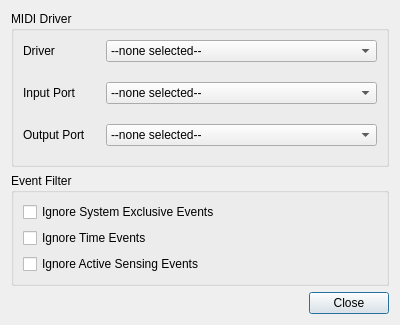
<?xml version="1.0" encoding="UTF-8"?>
<ui version="4.0">
 <class>Dialog</class>
 <widget class="QDialog" name="Dialog">
  <property name="windowModality">
   <enum>Qt::ApplicationModal</enum>
  </property>
  <property name="geometry">
   <rect>
    <x>0</x>
    <y>0</y>
    <width>400</width>
    <height>325</height>
   </rect>
  </property>
  <property name="windowTitle">
   <string>Configure</string>
  </property>
  <property name="windowIcon">
   <iconset resource="resources.qrc">
    <normaloff>:/midisnoop/images/16x16/configure.png</normaloff>:/midisnoop/images/16x16/configure.png</iconset>
  </property>
  <layout class="QVBoxLayout" stretch="1,0,0">
   <item>
    <widget class="QGroupBox" name="groupBox_2">
     <property name="title">
      <string>MIDI Driver</string>
     </property>
     <layout class="QVBoxLayout" name="verticalLayout_2" stretch="0">
      <property name="spacing">
       <number>20</number>
      </property>
      <item>
       <layout class="QFormLayout" name="formLayout_2">
        <item row="0" column="0">
         <widget class="QLabel" name="label_2">
          <property name="text">
           <string>Driver</string>
          </property>
         </widget>
        </item>
        <item row="0" column="1">
         <widget class="QComboBox" name="driver">
          <item>
           <property name="text">
            <string>--none selected--</string>
           </property>
          </item>
         </widget>
        </item>
        <item row="1" column="0">
         <widget class="QLabel" name="label_3">
          <property name="text">
           <string>Input Port</string>
          </property>
         </widget>
        </item>
        <item row="1" column="1">
         <widget class="QComboBox" name="inputPort">
          <item>
           <property name="text">
            <string>--none selected--</string>
           </property>
          </item>
         </widget>
        </item>
        <item row="2" column="0">
         <widget class="QLabel" name="label_4">
          <property name="text">
           <string>Output Port</string>
          </property>
         </widget>
        </item>
        <item row="2" column="1">
         <widget class="QComboBox" name="outputPort">
          <item>
           <property name="text">
            <string>--none selected--</string>
           </property>
          </item>
         </widget>
        </item>
       </layout>
      </item>
     </layout>
    </widget>
   </item>
   <item>
    <widget class="QGroupBox" name="groupBox">
     <property name="title">
      <string>Event Filter</string>
     </property>
     <layout class="QVBoxLayout">
      <item>
       <widget class="QCheckBox" name="ignoreSystemExclusiveEvents">
        <property name="text">
         <string>Ignore System Exclusive Events</string>
        </property>
       </widget>
      </item>
      <item>
       <widget class="QCheckBox" name="ignoreTimeEvents">
        <property name="text">
         <string>Ignore Time Events</string>
        </property>
       </widget>
      </item>
      <item>
       <widget class="QCheckBox" name="ignoreActiveSensingEvents">
        <property name="text">
         <string>Ignore Active Sensing Events</string>
        </property>
       </widget>
      </item>
     </layout>
    </widget>
   </item>
   <item>
    <layout class="QHBoxLayout">
     <item>
      <spacer>
       <property name="orientation">
        <enum>Qt::Horizontal</enum>
       </property>
       <property name="sizeHint" stdset="0">
        <size>
         <width>0</width>
         <height>0</height>
        </size>
       </property>
      </spacer>
     </item>
     <item>
      <widget class="QPushButton" name="closeButton">
       <property name="text">
        <string>Close</string>
       </property>
       <property name="icon">
        <iconset resource="resources.qrc">
         <normaloff>:/midisnoop/images/16x16/close.png</normaloff>:/midisnoop/images/16x16/close.png</iconset>
       </property>
      </widget>
     </item>
    </layout>
   </item>
  </layout>
 </widget>
 <resources>
  <include location="resources.qrc"/>
 </resources>
 <connections/>
</ui>
